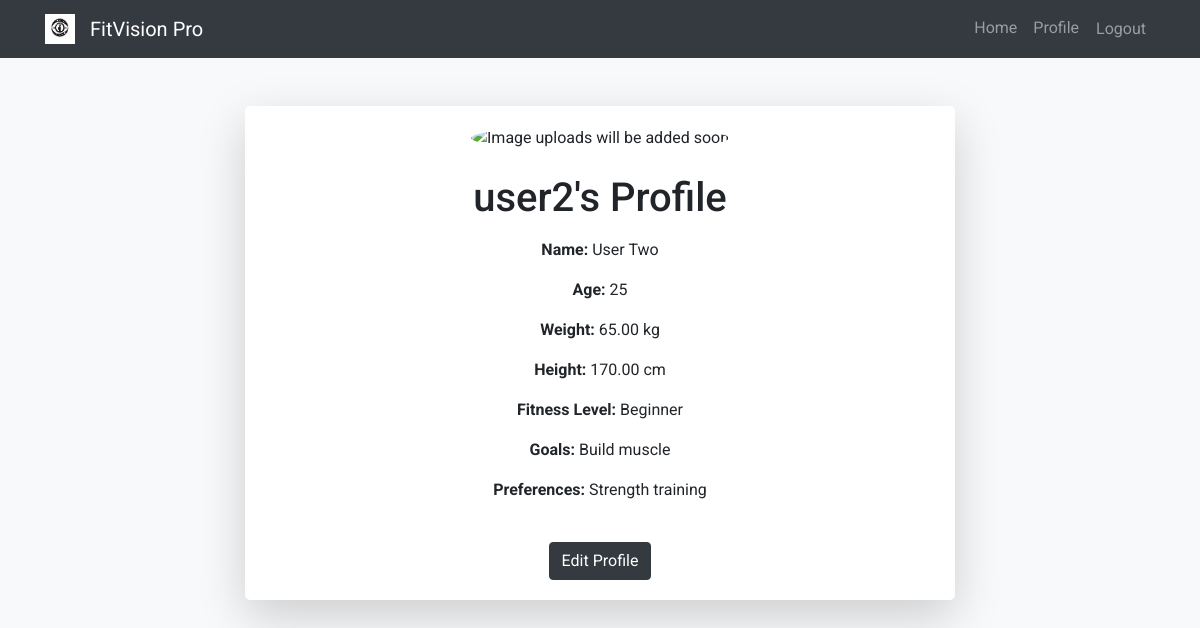
Screenshot of /accounts/profile/ (signed in) with the database file from the repository.
### authintication/models.py (models this page shows, shortened)
class Profile(models.Model):
    user = models.OneToOneField(User, on_delete=models.CASCADE)
    name = models.CharField(max_length=100)  # This should be a separate field
    age = models.IntegerField(null=True)
    weight = models.DecimalField(max_digits=5, decimal_places=2, null=True)
    height = models.DecimalField(max_digits=5, decimal_places=2, null=True)
    fitnessLevel = models.CharField(max_length=50, null=True)
    goals = models.TextField(null=True)
    preferences = models.CharField(max_length=20, null=True)

### authintication/views.py (the view)
# urls.py: path('profile/', views.profile_viewu, name='profile'),
@login_required
def profile_viewu(request):
    profile = request.user.profile
    return render(request, 'profile.html', {'profile': profile})

### authintication/templates/profile.html (shortened to what this page needs)
{% extends 'base_generic.html' %}
{% block content %}
  <div class="container mt-5">
    <div class="row justify-content-center">
      <div class="col-md-8">
        <div class="card shadow-lg border-0 rounded-lg">
          <div class="card-body text-center">
            <img src="" alt="Image uploads will be added soon" class="img-fluid rounded-circle mb-4" />
            <h1 class="mb-3">{{ user.username }}'s Profile</h1>
            <p>
              <strong>Name:</strong> {{ profile.name }}
            </p>
            <p>
              <strong>Age:</strong> {{ profile.age }}
            </p>
            <p>
              <strong>Weight:</strong> {{ profile.weight }} kg
            </p>
            <p>
              <strong>Height:</strong> {{ profile.height }} cm
            </p>
            <p>
              <strong>Fitness Level:</strong> {{ profile.fitnessLevel }}
            </p>
            <p>
              <strong>Goals:</strong> {{ profile.goals }}
            </p>
            <p>
              <strong>Preferences:</strong> {{ profile.preferences }}
            </p>
            <a href="{% url 'edit_profile' %}" class="btn btn-dark mt-4">Edit Profile</a>
          </div>
        </div>
      </div>
    </div>
  </div>
{% endblock %}

### FitVision/static/styles_base.css (style rules this page uses)
body { background-color: #f8f9fa; font-family: 'Roboto', sans-serif; }

### rows the page displays
Profile: name "User Two", age "25", weight "65.00", height "170.00", fitnessLevel "Beginner", goals "Build muscle", preferences "Strength training"

### other values shown
{{ user.username }} "user2"
